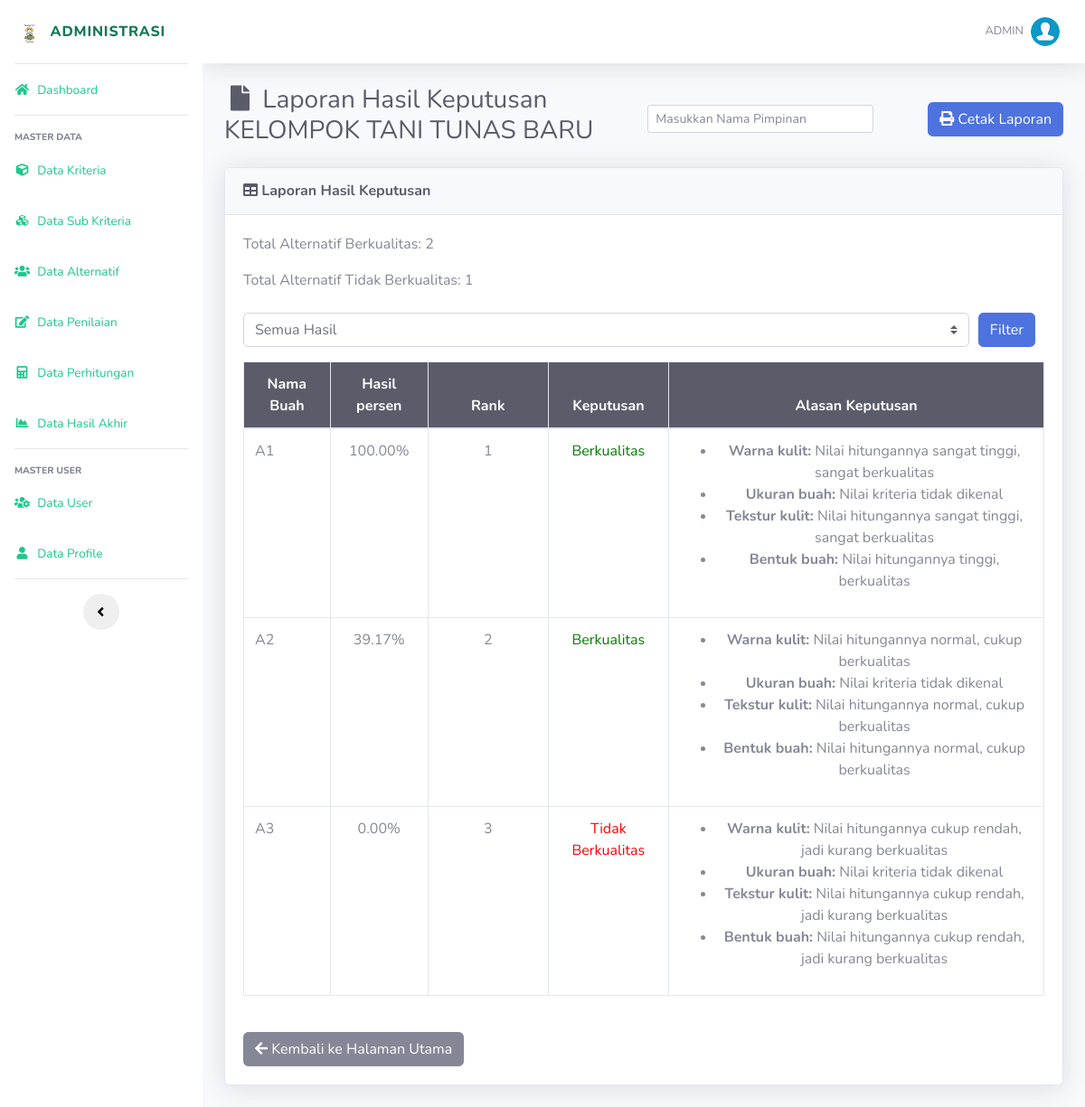
/laporan.php (signed in), run on the app's committed database.
### tables this page shows
CREATE TABLE `hasil` (
  `id_hasil` int(11) NOT NULL,
  `id_alternatif` int(11) NOT NULL,
  `nilai` float NOT NULL
);

CREATE TABLE `alternatif` (
  `id_alternatif` int(11) NOT NULL,
  `nama` varchar(100) NOT NULL
);

CREATE TABLE `kriteria` (
  `id_kriteria` int(11) NOT NULL,
  `kode_kriteria` varchar(10) NOT NULL,
  `nama` varchar(50) NOT NULL,
  `bobot` float NOT NULL,
  `ada_pilihan` tinyint(1) DEFAULT NULL
);

CREATE TABLE `penilaian` (
  `id_penilaian` int(11) NOT NULL,
  `id_alternatif` int(10) NOT NULL,
  `id_kriteria` int(10) NOT NULL,
  `nilai` float NOT NULL
);

### includes/functions.php (called while the page is built, shortened)
<?php
function get_role() {
	if(isset($_SESSION['user_id']) && isset($_SESSION['role'])) {
		if($_SESSION['role'] == '1') {
			return 'admin';
		} else {
			return 'user';
		}
	} else {
		return false;
	}
}
?>

### laporan.php (the view, shortened to what this page needs)
<?php
require_once('includes/init.php');
$user_role = get_role();
if ($user_role == 'admin' || $user_role == 'user') {
    require_once('template/header.php');
    $filter = isset($_GET['filter']) ? $_GET['filter'] : '';
    $query_all = "SELECT * FROM hasil JOIN alternatif ON hasil.id_alternatif=alternatif.id_alternatif ORDER BY hasil.nilai ASC";
    $result_all = mysqli_query($koneksi, $query_all);
    $data_with_rank = [];
    $jumlah_berkualitas = 0;
    $jumlah_tidak_berkualitas = 0;
    while ($data = mysqli_fetch_array($result_all)) {
        $efektivitas = $data['nilai'] > 0.30 ? 'berkualitas' : 'tidak_berkualitas';
        if ($efektivitas === 'berkualitas') {
            $jumlah_berkualitas++;
        } else {
            $jumlah_tidak_berkualitas++;
        }
        $id_alternatif = $data['id_alternatif'];
        $query_kriteria = "SELECT kriteria.nama, penilaian.nilai FROM penilaian
                           JOIN kriteria ON penilaian.id_kriteria = kriteria.id_kriteria
                           WHERE penilaian.id_alternatif = '$id_alternatif'";
        $result_kriteria = mysqli_query($koneksi, $query_kriteria);
        $kriteria_info = [];
        while ($kriteria = mysqli_fetch_array($result_kriteria)) {
            $deskripsi = '';
            switch ($kriteria['nilai']) {
                case 2:
                    $deskripsi = 'Nilai hitungannya cukup rendah, jadi kurang berkualitas';
                    break;
                case 3:
                    $deskripsi = 'Nilai hitungannya normal, cukup berkualitas';
                    break;
                case 4:
                    $deskripsi = 'Nilai hitungannya tinggi, berkualitas';
                    break;
                 case 5:
                    $deskripsi = 'Nilai hitungannya sangat tinggi, sangat berkualitas';
                    break;
                default:
                    $deskripsi = 'Nilai kriteria tidak dikenal';
                    break;
            }
            $kriteria_info[] = "<li><strong>" . htmlspecialchars($kriteria['nama']) . ":</strong> " . htmlspecialchars($deskripsi) . "</li>";
        }
        $alasan_keputusan = "<ul>" . implode("", $kriteria_info) . "</ul>";
        $data_with_rank[] = [
            'nama' => $data['nama'],
            'nilai' => $data['nilai'],
            'efektivitas' => $efektivitas,
            'alasan' => $alasan_keputusan
        ];
        usort($data_with_rank, function($a, $b) {
            return $b['nilai'] <=> $a['nilai'];
        });
    }
    $filtered_data_with_rank = [];
    foreach ($data_with_rank as $item) {
        $match_filter = !$filter || $item['efektivitas'] === $filter;
        if ($match_filter) {
            $filtered_data_with_rank[] = $item;
        }
    }
?>
    <form method="GET" action="cetak_laporan.php" target="_blank" class="d-sm-flex align-items-center justify-content-between mb-4">
    <div>
        <h3 class="h3 mb-0 text-gray-800">
            <i class="fas fa-fw fa-file"></i> Laporan Hasil Keputusan<br>KELOMPOK TANI TUNAS BARU
        </h3>
    </div>
    <div class="mt-2">
    <input type="text" name="pimpinan" class="form-control form-control-sm" placeholder="Masukkan Nama Pimpinan" style="width: 250px;" required>
</div>
    <div>
        <button type="submit" class="btn btn-primary mt-2">
            <i class="fa fa-print"></i> Cetak Laporan
        </button>
    </div>
</form>
    <div class="card shadow mb-4">
        <div class="card-header py-3">
            <h6 class="m-0 font-weight-bold text-dark"><i class="fa fa-table"></i> Laporan Hasil Keputusan</h6>
        </div>
        <div class="card-body">
            <div class="mb-4">
                <p>Total Alternatif Berkualitas: <?= $jumlah_berkualitas ?></p>
                <p>Total Alternatif Tidak Berkualitas: <?= $jumlah_tidak_berkualitas ?></p>
            </div>
            <form method="GET" action="">
                <div class="form-row mb-3">
                    <div class="col">
                        <select class="custom-select" name="filter">
                            <option value="">Semua Hasil</option>
                        </select>
                    </div>
                    <div class="col-auto">
                        <button class="btn btn-primary" type="submit">Filter</button>
                    </div>
                    <div class="col-auto">
                    </div>
                </div>
            </form>
            <div class="table-responsive">
                <table class="table table-bordered" width="100%" cellspacing="0">
                    <thead class="bg-dark text-white">
                        <tr align="center">
                            <th>Nama Buah</th>
                            <th>Hasil persen</th>
                            <th width="15%">Rank</th>
                            <th>Keputusan</th>
                            <th>Alasan Keputusan</th>
                        </tr>
                    </thead>
                    <tbody>
                        <?php
                            foreach ($filtered_data_with_rank as $data) {
                                $peringkat = $data['peringkat'];
                                $nilai = $data['nilai'];
                                $nama = $data['nama'];
                                $efektivitas = $data['efektivitas'];
                                $alasan = $data['alasan'];
                        ?>
                        <tr align="center">
                            <td align="left"><?= htmlspecialchars($nama) ?></td>
                            <td><?= number_format($nilai * 100, 2) ?>%</td>
                            <td><?= $peringkat; ?></td>
                            <td>
                                <?php
                                if ($efektivitas === 'berkualitas') {
                                    echo '<span style="color: green;">Berkualitas</span>';
                                } else {
                                    echo '<span style="color: red;">Tidak Berkualitas</span>';
                                }
                                ?>
                            </td>
                            <td><?= $alasan ?></td>
                        </tr>
                        <?php
                            }
                        ?>
                    </tbody>
                </table>
            </div>
            <div class="mt-4">
                <a href="hasil.php" class="btn btn-secondary"><i class="fa fa-arrow-left"></i> Kembali ke Halaman Utama</a>
            </div>
        </div>
    </div>
<?php
    require_once('template/footer.php');
} else {
    header('Location: login.php');
}
?>

### data on the page
hasil: id_alternatif.nama "A1", $nilai*100 "100.00", peringkat "1", shows "Berkualitas"
kriteria: nama "Warna kulit"
penilaian: nilai "Nilai hitungannya sangat tinggi, sangat berkualitas"
kriteria: nama "Ukuran buah"
penilaian: nilai "Nilai kriteria tidak dikenal"
kriteria: nama "Tekstur kulit"
penilaian: nilai "Nilai hitungannya sangat tinggi, sangat berkualitas"
kriteria: nama "Bentuk buah"
penilaian: nilai "Nilai hitungannya tinggi, berkualitas"
hasil: id_alternatif.nama "A2", $nilai*100 "39.17", id_hasil "2", shows "Berkualitas"
penilaian: nilai "Nilai hitungannya normal, cukup berkualitas"
penilaian: nilai "Nilai kriteria tidak dikenal"
penilaian: nilai "Nilai hitungannya normal, cukup berkualitas"
penilaian: nilai "Nilai hitungannya normal, cukup berkualitas"
hasil: id_alternatif.nama "A3", $nilai*100 "0.00", id_hasil "3", shows "Tidak Berkualitas"
penilaian: nilai "Nilai hitungannya cukup rendah, jadi kurang berkualitas"
penilaian: nilai "Nilai kriteria tidak dikenal"
penilaian: nilai "Nilai hitungannya cukup rendah, jadi kurang berkualitas"
penilaian: nilai "Nilai hitungannya cukup rendah, jadi kurang berkualitas"

### other printed values
$_SESSION['username'] "ADMIN"
$jumlah_berkualitas "2"
$jumlah_tidak_berkualitas "1"
